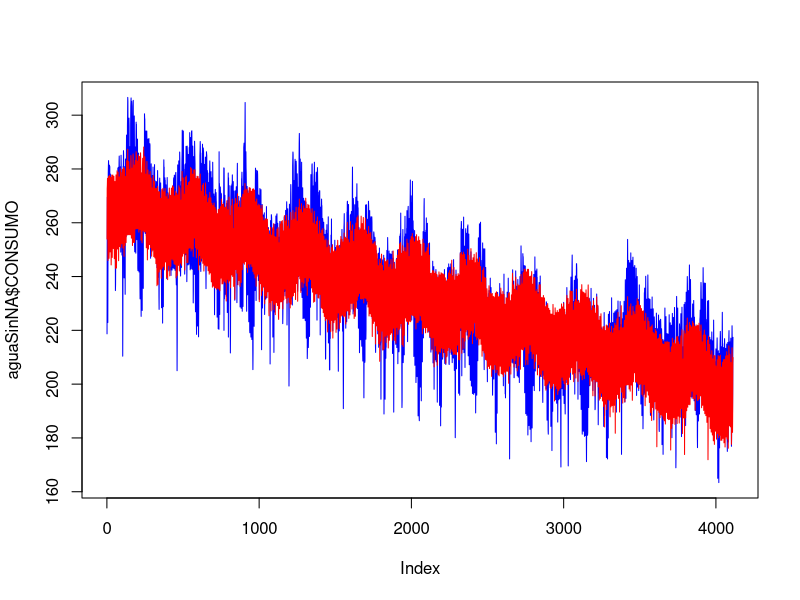
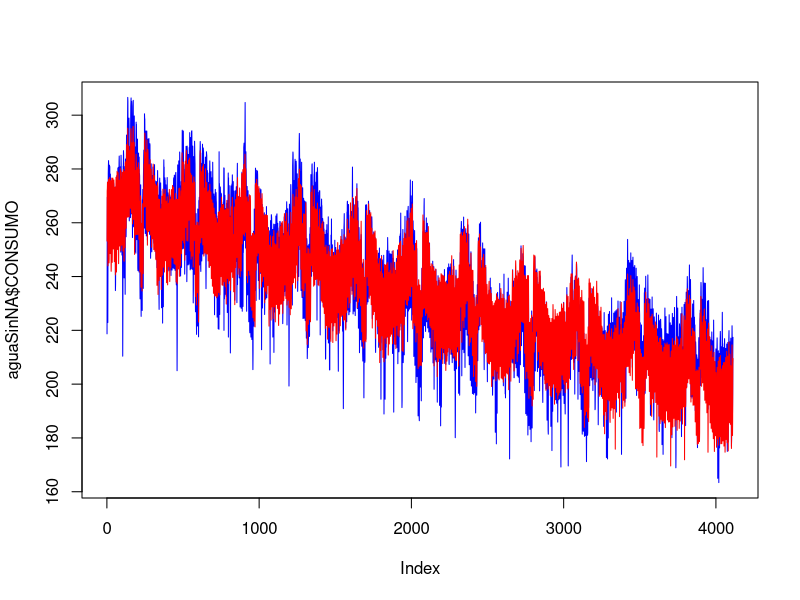

Recreate these plots in R, in order.
# Importamos el dataset indicando el separador y el decimal
agua = read.csv("CONSUMO SEVILLA CON MESES.csv", sep=";", dec=",")
head(agua)
summary(agua)

# Hacemos un factor del día de la semana
agua$DIASEM = as.factor(agua$DIASEM)

summary(agua)

aguaSinNA = agua[complete.cases(agua),]
summary(aguaSinNA)

# Cómo crear un modelo lineal
modeloLineal = lm(CONSUMO~LLUVIA+TEMPERATURA+ANNO+MES+DIASEM, data=aguaSinNA)
# Mostramos el modelo lineal
summary(modeloLineal)
# Mostramos la gráfica con el consumo original
plot(aguaSinNA$CONSUMO, type="l", col="blue")
# Pintamos SOBRE la gráfica nuestro modelo lineal
lines(predict(modeloLineal, newdata=aguaSinNA), col="red")

# Para hacerlo más exacto
aguaSinNA$MES = as.factor(aguaSinNA$MES)
summary(aguaSinNA)
# Cómo crear un modelo lineal
modeloLineal = lm(CONSUMO~LLUVIA+TEMPERATURA+ANNO+MES+DIASEM, data=aguaSinNA)
# Mostramos la gráfica con el consumo original
plot(aguaSinNA$CONSUMO, type="l", col="blue")
# Pintamos SOBRE la gráfica nuestro modelo lineal
lines(predict(modeloLineal, newdata=aguaSinNA), col="red")

